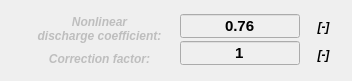
        <widget class="QWidget" name="gridLayoutWidget_4">
         <property name="geometry">
          <rect>
           <x>10</x>
           <y>30</y>
           <width>352</width>
           <height>81</height>
          </rect>
         </property>
         <layout class="QGridLayout" name="gridLayout_4">
          <property name="sizeConstraint">
           <enum>QLayout::SetNoConstraint</enum>
          </property>
          <property name="verticalSpacing">
           <number>0</number>
          </property>
          <item row="0" column="1">
           <layout class="QVBoxLayout" name="verticalLayout_9">
            <property name="sizeConstraint">
             <enum>QLayout::SetNoConstraint</enum>
            </property>
            <item>
             <widget class="QLineEdit" name="lineEdit_nonlinDischarge">
              <property name="enabled">
               <bool>false</bool>
              </property>
              <property name="sizePolicy">
               <sizepolicy hsizetype="Fixed" vsizetype="Fixed">
                <horstretch>0</horstretch>
                <verstretch>0</verstretch>
               </sizepolicy>
              </property>
              <property name="minimumSize">
               <size>
                <width>120</width>
                <height>24</height>
               </size>
              </property>
              <property name="maximumSize">
               <size>
                <width>120</width>
                <height>24</height>
               </size>
              </property>
              <property name="palette">
               <palette>
                <active>
                 <colorrole role="WindowText">
                  <brush brushstyle="SolidPattern">
                   <color alpha="255">
                    <red>0</red>
                    <green>0</green>
                    <blue>0</blue>
                   </color>
                  </brush>
                 </colorrole>
                 <colorrole role="Text">
                  <brush brushstyle="SolidPattern">
                   <color alpha="255">
                    <red>0</red>
                    <green>0</green>
                    <blue>0</blue>
                   </color>
                  </brush>
                 </colorrole>
                 <colorrole role="ButtonText">
                  <brush brushstyle="SolidPattern">
                   <color alpha="255">
                    <red>0</red>
                    <green>0</green>
                    <blue>0</blue>
                   </color>
                  </brush>
                 </colorrole>
                </active>
                <inactive>
                 <colorrole role="WindowText">
                  <brush brushstyle="SolidPattern">
                   <color alpha="255">
                    <red>0</red>
                    <green>0</green>
                    <blue>0</blue>
                   </color>
                  </brush>
                 </colorrole>
                 <colorrole role="Text">
                  <brush brushstyle="SolidPattern">
                   <color alpha="255">
                    <red>0</red>
                    <green>0</green>
                    <blue>0</blue>
                   </color>
                  </brush>
                 </colorrole>
                 <colorrole role="ButtonText">
                  <brush brushstyle="SolidPattern">
                   <color alpha="255">
                    <red>0</red>
                    <green>0</green>
                    <blue>0</blue>
                   </color>
                  </brush>
                 </colorrole>
                </inactive>
                <disabled>
                 <colorrole role="WindowText">
                  <brush brushstyle="SolidPattern">
                   <color alpha="255">
                    <red>0</red>
                    <green>0</green>
                    <blue>0</blue>
                   </color>
                  </brush>
                 </colorrole>
                 <colorrole role="Text">
                  <brush brushstyle="SolidPattern">
                   <color alpha="255">
                    <red>0</red>
                    <green>0</green>
                    <blue>0</blue>
                   </color>
                  </brush>
                 </colorrole>
                 <colorrole role="ButtonText">
                  <brush brushstyle="SolidPattern">
                   <color alpha="255">
                    <red>0</red>
                    <green>0</green>
                    <blue>0</blue>
                   </color>
                  </brush>
                 </colorrole>
                </disabled>
               </palette>
              </property>
              <property name="font">
               <font>
                <family>Arial</family>
                <pointsize>11</pointsize>
                <weight>75</weight>
                <italic>false</italic>
                <bold>true</bold>
               </font>
              </property>
              <property name="styleSheet">
               <string notr="true">color: rgb(0, 0, 0);</string>
              </property>
              <property name="text">
               <string>0.76</string>
              </property>
              <property name="alignment">
               <set>Qt::AlignCenter</set>
              </property>
             </widget>
            </item>
            <item>
             <widget class="QLineEdit" name="lineEdit_correction">
              <property name="enabled">
               <bool>false</bool>
              </property>
              <property name="sizePolicy">
               <sizepolicy hsizetype="Fixed" vsizetype="Fixed">
                <horstretch>0</horstretch>
                <verstretch>0</verstretch>
               </sizepolicy>
              </property>
              <property name="minimumSize">
               <size>
                <width>120</width>
                <height>24</height>
               </size>
              </property>
              <property name="maximumSize">
               <size>
                <width>120</width>
                <height>24</height>
               </size>
              </property>
              <property name="palette">
               <palette>
                <active>
                 <colorrole role="WindowText">
                  <brush brushstyle="SolidPattern">
                   <color alpha="255">
                    <red>0</red>
                    <green>0</green>
                    <blue>0</blue>
                   </color>
                  </brush>
                 </colorrole>
                 <colorrole role="Text">
                  <brush brushstyle="SolidPattern">
                   <color alpha="255">
                    <red>0</red>
                    <green>0</green>
                    <blue>0</blue>
                   </color>
                  </brush>
                 </colorrole>
                 <colorrole role="ButtonText">
                  <brush brushstyle="SolidPattern">
                   <color alpha="255">
                    <red>0</red>
                    <green>0</green>
                    <blue>0</blue>
                   </color>
                  </brush>
                 </colorrole>
                </active>
                <inactive>
                 <colorrole role="WindowText">
                  <brush brushstyle="SolidPattern">
                   <color alpha="255">
                    <red>0</red>
                    <green>0</green>
                    <blue>0</blue>
                   </color>
                  </brush>
                 </colorrole>
                 <colorrole role="Text">
                  <brush brushstyle="SolidPattern">
                   <color alpha="255">
                    <red>0</red>
                    <green>0</green>
                    <blue>0</blue>
                   </color>
                  </brush>
                 </colorrole>
                 <colorrole role="ButtonText">
                  <brush brushstyle="SolidPattern">
                   <color alpha="255">
                    <red>0</red>
                    <green>0</green>
                    <blue>0</blue>
                   </color>
                  </brush>
                 </colorrole>
                </inactive>
                <disabled>
                 <colorrole role="WindowText">
                  <brush brushstyle="SolidPattern">
                   <color alpha="255">
                    <red>0</red>
                    <green>0</green>
                    <blue>0</blue>
                   </color>
                  </brush>
                 </colorrole>
                 <colorrole role="Text">
                  <brush brushstyle="SolidPattern">
                   <color alpha="255">
                    <red>0</red>
                    <green>0</green>
                    <blue>0</blue>
                   </color>
                  </brush>
                 </colorrole>
                 <colorrole role="ButtonText">
                  <brush brushstyle="SolidPattern">
                   <color alpha="255">
                    <red>0</red>
                    <green>0</green>
                    <blue>0</blue>
                   </color>
                  </brush>
                 </colorrole>
                </disabled>
               </palette>
              </property>
              <property name="font">
               <font>
                <family>Arial</family>
                <pointsize>11</pointsize>
                <weight>75</weight>
                <italic>false</italic>
                <bold>true</bold>
               </font>
              </property>
              <property name="styleSheet">
               <string notr="true">color: rgb(0, 0, 0);</string>
              </property>
              <property name="text">
               <string>1</string>
              </property>
              <property name="alignment">
               <set>Qt::AlignCenter</set>
              </property>
             </widget>
            </item>
           </layout>
          </item>
          <item row="0" column="0">
           <layout class="QVBoxLayout" name="verticalLayout_10" stretch="0,0">
            <property name="spacing">
             <number>6</number>
            </property>
            <property name="sizeConstraint">
             <enum>QLayout::SetDefaultConstraint</enum>
            </property>
            <property name="leftMargin">
             <number>6</number>
            </property>
            <property name="rightMargin">
             <number>6</number>
            </property>
            <item>
             <widget class="QLabel" name="label_nonlinDischarge">
              <property name="enabled">
               <bool>false</bool>
              </property>
              <property name="sizePolicy">
               <sizepolicy hsizetype="Preferred" vsizetype="Preferred">
                <horstretch>0</horstretch>
                <verstretch>0</verstretch>
               </sizepolicy>
              </property>
              <property name="minimumSize">
               <size>
                <width>165</width>
                <height>35</height>
               </size>
              </property>
              <property name="maximumSize">
               <size>
                <width>165</width>
                <height>30</height>
               </size>
              </property>
              <property name="font">
               <font>
                <family>Arial</family>
                <weight>75</weight>
                <italic>true</italic>
                <bold>true</bold>
               </font>
              </property>
              <property name="text">
               <string>Nonlinear 
discharge coefficient:</string>
              </property>
              <property name="alignment">
               <set>Qt::AlignCenter</set>
              </property>
             </widget>
            </item>
            <item>
             <widget class="QLabel" name="label_correction">
              <property name="enabled">
               <bool>false</bool>
              </property>
              <property name="sizePolicy">
               <sizepolicy hsizetype="Preferred" vsizetype="Preferred">
                <horstretch>0</horstretch>
                <verstretch>0</verstretch>
               </sizepolicy>
              </property>
              <property name="minimumSize">
               <size>
                <width>165</width>
                <height>30</height>
               </size>
              </property>
              <property name="maximumSize">
               <size>
                <width>165</width>
                <height>30</height>
               </size>
              </property>
              <property name="font">
               <font>
                <family>Arial</family>
                <weight>75</weight>
                <italic>true</italic>
                <bold>true</bold>
               </font>
              </property>
              <property name="text">
               <string>Correction factor:</string>
              </property>
              <property name="alignment">
               <set>Qt::AlignCenter</set>
              </property>
             </widget>
            </item>
           </layout>
          </item>
          <item row="0" column="2">
           <layout class="QVBoxLayout" name="verticalLayout_11">
            <property name="sizeConstraint">
             <enum>QLayout::SetDefaultConstraint</enum>
            </property>
            <item>
             <widget class="QLabel" name="label_21">
              <property name="sizePolicy">
               <sizepolicy hsizetype="Preferred" vsizetype="Preferred">
                <horstretch>0</horstretch>
                <verstretch>0</verstretch>
               </sizepolicy>
              </property>
              <property name="minimumSize">
               <size>
                <width>35</width>
                <height>25</height>
               </size>
              </property>
              <property name="maximumSize">
               <size>
                <width>35</width>
                <height>25</height>
               </size>
              </property>
              <property name="font">
               <font>
                <family>Arial</family>
                <weight>75</weight>
                <italic>true</italic>
                <bold>true</bold>
               </font>
              </property>
              <property name="text">
               <string>[-]</string>
              </property>
              <property name="alignment">
               <set>Qt::AlignCenter</set>
              </property>
             </widget>
            </item>
            <item>
             <widget class="QLabel" name="label_27">
              <property name="sizePolicy">
               <sizepolicy hsizetype="Preferred" vsizetype="Preferred">
                <horstretch>0</horstretch>
                <verstretch>0</verstretch>
               </sizepolicy>
              </property>
              <property name="minimumSize">
               <size>
                <width>35</width>
                <height>25</height>
               </size>
              </property>
              <property name="maximumSize">
               <size>
                <width>35</width>
                <height>25</height>
               </size>
              </property>
              <property name="font">
               <font>
                <family>Arial</family>
                <weight>75</weight>
                <italic>true</italic>
                <bold>true</bold>
               </font>
              </property>
              <property name="text">
               <string>[-]</string>
              </property>
              <property name="alignment">
               <set>Qt::AlignCenter</set>
              </property>
             </widget>
            </item>
           </layout>
          </item>
         </layout>
        </widget>
